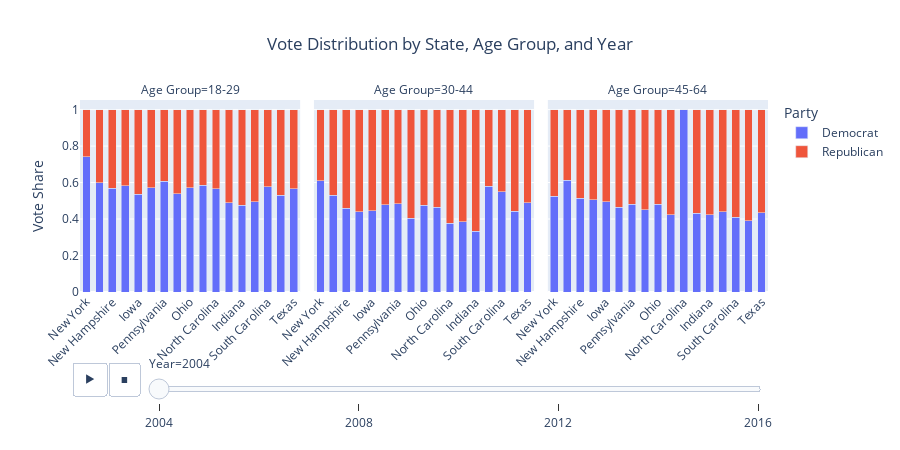

Source (notebook cell):
### Markdown cell above
### For election years

### Code cell
correlations.plot_vote_distribution(voting_data_merged, age_groups, election_years)

### Figure 1 — Plotly figure (JSON) as saved in the notebook; plotly's stock layout.template omitted (floating-point values rounded to 4 significant figures)
{"data": [{"alignmentgroup": "True", "hovertemplate": "Party=Democrat<br>Year=2004<br>Age Group=18-29<br>=%{x}<br>Vote Share=%{y}<extra></extra>", "legendgroup": "Democrat", "marker": {"color": "#636efa", "pattern": {"shape": ""}}, "name": "Democrat", "offsetgroup": "Democrat", "orientation": "v", "showlegend": true, "textposition": "auto", "type": "bar", "x": ["New York", "California", "New Hampshire", "Wisconsin", "Iowa", "Nevada", "Pennsylvania", "Virginia", "Ohio", "Florida", "North Carolina", "Arizona", "Indiana", "Georgia", "South Carolina", "Kentucky", "Texas"], "xaxis": "x", "y": [0.7423, 0.5979, 0.57, 0.5816, 0.5354, 0.5714, 0.6061, 0.54, 0.5714, 0.5859, 0.5657, 0.4898, 0.4747, 0.4949, 0.5758, 0.53, 0.5657], "yaxis": "y"}, {"alignmentgroup": "True", "hovertemplate": "Party=Democrat<br>Year=2004<br>Age Group=30-44<br>=%{x}<br>Vote Share=%{y}<extra></extra>", "legendgroup": "Democrat", "marker": {"color": "#636efa", "pattern": {"shape": ""}}, "name": "Democrat", "offsetgroup": "Democrat", "orientation": "v", "showlegend": false, "textposition": "auto", "type": "bar", "x": ["New York", "California", "New Hampshire", "Wisconsin", "Iowa", "Nevada", "Pennsylvania", "Virginia", "Ohio", "Florida", "North Carolina", "Arizona", "Indiana", "Georgia", "South Carolina", "Kentucky", "Texas"], "xaxis": "x2", "y": [0.61, 0.5306, 0.4592, 0.44, 0.4444, 0.4796, 0.4848, 0.404, 0.4747, 0.4646, 0.3776, 0.3838, 0.3333, 0.58, 0.55, 0.4433, 0.4898], "yaxis": "y2"}, {"alignmentgroup": "True", "hovertemplate": "Party=Democrat<br>Year=2004<br>Age Group=45-64<br>=%{x}<br>Vote Share=%{y}<extra></extra>", "legendgroup": "Democrat", "marker": {"color": "#636efa", "pattern": {"shape": ""}}, "name": "Democrat", "offsetgroup": "Democrat", "orientation": "v", "showlegend": false, "textposition": "auto", "type": "bar", "x": ["New York", "California", "New Hampshire", "Wisconsin", "Iowa", "Nevada", "Pennsylvania", "Virginia", "Ohio", "Florida", "North Carolina", "Arizona", "Indiana", "Georgia", "South Carolina", "Kentucky", "Texas"], "xaxis": "x3", "y": [0.5253, 0.6122, 0.5152, 0.5051, 0.4949, 0.4646, 0.48, 0.45, 0.48, 0.4242, 1, 0.433, 0.4242, 0.44, 0.41, 0.39, 0.4343], "yaxis": "y3"}, {"alignmentgroup": "True", "hovertemplate": "Party=Republican<br>Year=2004<br>Age Group=18-29<br>=%{x}<br>Vote Share=%{y}<extra></extra>", "legendgroup": "Republican", "marker": {"color": "#EF553B", "pattern": {"shape": ""}}, "name": "Republican", "offsetgroup": "Republican", "orientation": "v", "showlegend": true, "textposition": "auto", "type": "bar", "x": ["New York", "California", "New Hampshire", "Wisconsin", "Iowa", "Nevada", "Pennsylvania", "Virginia", "Ohio", "Florida", "North Carolina", "Arizona", "Indiana", "Georgia", "South Carolina", "Kentucky", "Texas"], "xaxis": "x", "y": [0.2577, 0.4021, 0.43, 0.4184, 0.4646, 0.4286, 0.3939, 0.46, 0.4286, 0.4141, 0.4343, 0.5102, 0.5253, 0.5051, 0.4242, 0.47, 0.4343], "yaxis": "y"}, {"alignmentgroup": "True", "hovertemplate": "Party=Republican<br>Year=2004<br>Age Group=30-44<br>=%{x}<br>Vote Share=%{y}<extra></extra>", "legendgroup": "Republican", "marker": {"color": "#EF553B", "pattern": {"shape": ""}}, "name": "Republican", "offsetgroup": "Republican", "orientation": "v", "showlegend": false, "textposition": "auto", "type": "bar", "x": ["New York", "California", "New Hampshire", "Wisconsin", "Iowa", "Nevada", "Pennsylvania", "Virginia", "Ohio", "Florida", "North Carolina", "Arizona", "Indiana", "Georgia", "South Carolina", "Kentucky", "Texas"], "xaxis": "x2", "y": [0.39, 0.4694, 0.5408, 0.56, 0.5556, 0.5204, 0.5152, 0.596, 0.5253, 0.5354, 0.6224, 0.6162, 0.6667, 0.42, 0.45, 0.5567, 0.5102], "yaxis": "y2"}, {"alignmentgroup": "True", "hovertemplate": "Party=Republican<br>Year=2004<br>Age Group=45-64<br>=%{x}<br>Vote Share=%{y}<extra></extra>", "legendgroup": "Republican", "marker": {"color": "#EF553B", "pattern": {"shape": ""}}, "name": "Republican", "offsetgroup": "Republican", "orientation": "v", "showlegend": false, "textposition": "auto", "type": "bar", "x": ["New York", "California", "New Hampshire", "Wisconsin", "Iowa", "Nevada", "Pennsylvania", "Virginia", "Ohio", "Florida", "North Carolina", "Arizona", "Indiana", "Georgia", "South Carolina", "Kentucky", "Texas"], "xaxis": "x3", "y": [0.4747, 0.3878, 0.4848, 0.4949, 0.5051, 0.5354, 0.52, 0.55, 0.52, 0.5758, 0, 0.567, 0.5758, 0.56, 0.59, 0.61, 0.5657], "yaxis": "y3"}], "layout": {"annotations": [{"font": {}, "showarrow": false, "text": "Age Group=18-29", "x": 0.16, "xanchor": "center", "xref": "paper", "y": 1, "yanchor": "bottom", "yref": "paper"}, {"font": {}, "showarrow": false, "text": "Age Group=30-44", "x": 0.5, "xanchor": "center", "xref": "paper", "y": 1, "yanchor": "bottom", "yref": "paper"}, {"font": {}, "showarrow": false, "text": "Age Group=45-64", "x": 0.84, "xanchor": "center", "xref": "paper", "y": 1, "yanchor": "bottom", "yref": "paper"}], "bargap": 0.4, "barmode": "stack", "height": 450, "legend": {"title": {"text": "Party"}, "tracegroupgap": 0}, "sliders": [{"active": 0, "currentvalue": {"prefix": "Year="}, "len": 0.9, "pad": {"b": 10, "t": 60}, "steps": [{"args": [["2004"], {"frame": {"duration": 0, "redraw": true}, "fromcurrent": true, "mode": "immediate", "transition": {"duration": 0, "easing": "linear"}}], "label": "2004", "method": "animate"}, {"args": [["2008"], {"frame": {"duration": 0, "redraw": true}, "fromcurrent": true, "mode": "immediate", "transition": {"duration": 0, "easing": "linear"}}], "label": "2008", "method": "animate"}, {"args": [["2012"], {"frame": {"duration": 0, "redraw": true}, "fromcurrent": true, "mode": "immediate", "transition": {"duration": 0, "easing": "linear"}}], "label": "2012", "method": "animate"}, {"args": [["2016"], {"frame": {"duration": 0, "redraw": true}, "fromcurrent": true, "mode": "immediate", "transition": {"duration": 0, "easing": "linear"}}], "label": "2016", "method": "animate"}], "x": 0.1, "xanchor": "left", "y": 0, "yanchor": "top"}], "title": {"text": "Vote Distribution by State, Age Group, and Year", "x": 0.5}, "updatemenus": [{"buttons": [{"args": [null, {"frame": {"duration": 500, "redraw": true}, "fromcurrent": true, "mode": "immediate", "transition": {"duration": 500, "easing": "linear"}}], "label": "&#9654;", "method": "animate"}, {"args": [[null], {"frame": {"duration": 0, "redraw": true}, "fromcurrent": true, "mode": "immediate", "transition": {"duration": 0, "easing": "linear"}}], "label": "&#9724;", "method": "animate"}], "direction": "left", "pad": {"r": 10, "t": 70}, "showactive": false, "type": "buttons", "x": 0.1, "xanchor": "right", "y": 0, "yanchor": "top"}], "xaxis": {"anchor": "y", "domain": [0, 0.32], "tickangle": -45, "title": {"text": ""}}, "xaxis2": {"anchor": "y2", "domain": [0.34, 0.66], "matches": "x", "tickangle": -45, "title": {"text": ""}}, "xaxis3": {"anchor": "y3", "domain": [0.68, 1.0], "matches": "x", "tickangle": -45, "title": {"text": ""}}, "yaxis": {"anchor": "x", "domain": [0, 1], "title": {"text": "Vote Share"}}, "yaxis2": {"anchor": "x2", "domain": [0, 1], "matches": "y", "showticklabels": false}, "yaxis3": {"anchor": "x3", "domain": [0, 1], "matches": "y", "showticklabels": false}}}
